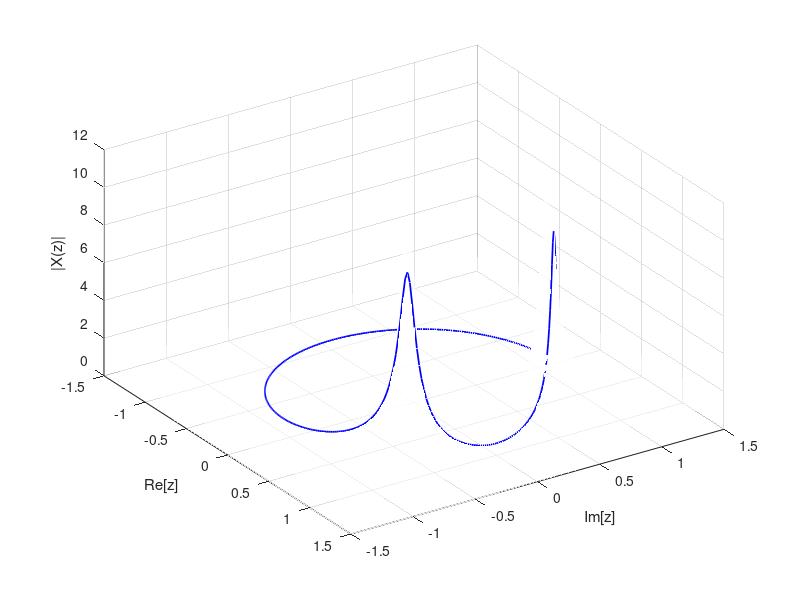

Write the MATLAB code that produced this figure.
% Script: mexdt_5_1b.m
[zr,zi] = meshgrid([-1.5:0.05:1.5],[-1.5:0.05:1.5]);  % Set up grid
z = zr+j*zi;
Xz = @(z) z.*(z-0.7686)./(z.*z-1.5371*z+0.9025); % Evaluate X[z] on the grid
XzMag = abs(Xz(z));
XzMag = XzMag.*(XzMag<=12)+12.*(XzMag>12);       % Clip values greater than 12
% Set the trajectory.
r = 1;                    % Radius of the trajectory
Omg = [0:0.0025:1]*2*pi;  % Vector of angular frequencies
tr = r*exp(j*Omg);        % Circular trajectory on the z plane
% Produce a mesh plot and hold it
shading interp;           % Shading method: Interpolated
colormap copper;          % Specify the color map used
m1 = mesh(zr,zi,XzMag);
set(m1,'EdgeAlpha',0.5','FaceAlpha',0.5);
hold on;
% Superimpose a plot of X(z) magnitude values evaluated
%   on the trajectory using 'plot3' function
m2 = plot3(real(tr),imag(tr),abs(Xz(tr)),'b-','LineWidth',1.25);
% Show the unit circle in red
m3 = plot3(real(tr),imag(tr),zeros(size(tr)),'r-','LineWidth',1.25);
hold off;
axis([-1.5,1.5,-1.5,1.5]);
% Specify x,y,z axis labels
xlabel('Re[z]');
ylabel('Im[z]');
zlabel('|X(z)|');
% Specify viewing angles
view(gca,[56.5 40]);